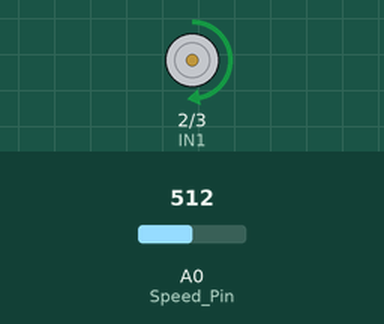
The sketch below on a simulated Arduino Uno, built with avr-gcc and run on an emulated ATmega328P. Parts: motor-driver pin pairs drawn as motors (green arrow = first pin HIGH = forward, orange = second pin HIGH = backward, longer = more drive, scaled by the enable pin). The test bench sets the inputs (shaded band); at power-on: A0 (Speed_Pin) = 512.

Above: at 5.0 s.
At 17.0 s:
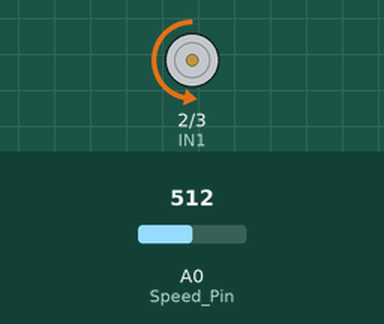
At 23.0 s:
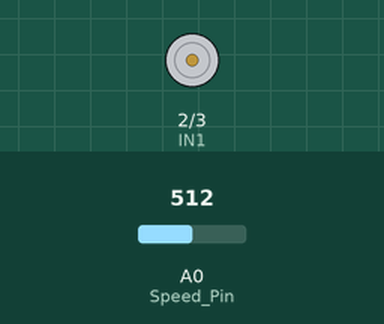
Timing chart, 0 to 31.2 s (numbered marks = the images above):
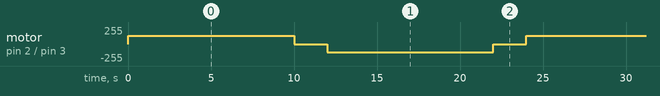

The sketch:

L298n_Motor_driver_with_Arduino_nano.ino
```cpp
//Assign Names to Pins
const int Speed_Pin  = A0; //Speed Control Pin
//Motor Driver Pins
const int IN1 = 2;
const int IN2 = 3;
const int ENA = 9;

void setup ()
{

  pinMode(Speed_Pin, INPUT);  // Set the pin as INPUT

  // Motor
  pinMode(IN1, OUTPUT);  // Set the pin as OUTPUT
  pinMode(IN2, OUTPUT);  // Set the pin as OUTPUT
  pinMode(ENA, OUTPUT);   //PWM Pin
}
void loop ()
{
  int Speed_Value = analogRead(Speed_Pin);  // read the input on pin:
  int Motor_Speed = map(Speed_Value, 0,1023, 0,255);
  analogWrite(ENA, Motor_Speed); //PWM Signal to control the speed of motor. (0 - 255)
    // Start Motor Clockwise
    digitalWrite(IN1, HIGH);
    digitalWrite(IN2, LOW);
    delay(10000);
    digitalWrite(IN1, LOW);
    digitalWrite(IN2, LOW);
    delay(2000);
    // Start Motor AntiClockwise
    digitalWrite(IN1, LOW);
    digitalWrite(IN2, HIGH);
    delay(10000);
    digitalWrite(IN1, LOW);
    digitalWrite(IN2, LOW);
    delay(2000);

}
```

Measured:
- by itself, motor on pin 2 (IN1) / pin 3 (IN2): repeats every 24.0 s: stopped 2.0 s, backward 127/255 10.0 s, stopped 2.0 s, forward 127/255 10.0 s
